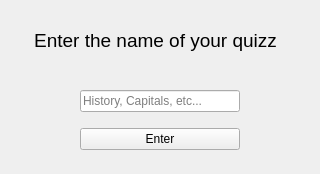
<?xml version="1.0" encoding="UTF-8"?>
<ui version="4.0">
 <class>Form</class>
 <widget class="QWidget" name="Form">
  <property name="geometry">
   <rect>
    <x>0</x>
    <y>0</y>
    <width>320</width>
    <height>174</height>
   </rect>
  </property>
  <property name="windowTitle">
   <string>Form</string>
  </property>
  <widget class="QLabel" name="label">
   <property name="geometry">
    <rect>
     <x>30</x>
     <y>10</y>
     <width>251</width>
     <height>61</height>
    </rect>
   </property>
   <property name="text">
    <string>&lt;html&gt;&lt;head/&gt;&lt;body&gt;&lt;p align=&quot;center&quot;&gt;&lt;span style=&quot; font-size:14pt;&quot;&gt;Enter the name of your quizz&lt;/span&gt;&lt;/p&gt;&lt;/body&gt;&lt;/html&gt;</string>
   </property>
  </widget>
  <widget class="QWidget" name="verticalLayoutWidget">
   <property name="geometry">
    <rect>
     <x>80</x>
     <y>80</y>
     <width>160</width>
     <height>80</height>
    </rect>
   </property>
   <layout class="QVBoxLayout" name="verticalLayout">
    <item>
     <widget class="QLineEdit" name="quizzNameLineEdit">
      <property name="placeholderText">
       <string>History, Capitals, etc...</string>
      </property>
     </widget>
    </item>
    <item>
     <widget class="QPushButton" name="enterButton">
      <property name="text">
       <string>Enter</string>
      </property>
     </widget>
    </item>
   </layout>
  </widget>
 </widget>
 <resources/>
 <connections/>
</ui>
